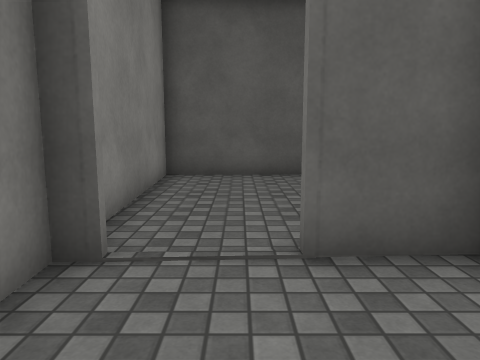
[1] (above)

12 first-person views from a walk through a 3-D level made in the Unity game engine. The camera is 1.2 m above the floor, tilts 8° down and sees 70° across. Doors are open. The floor is counted in squares, 1 m on a side. Each view is taken from the middle of a square. On the plan, view 1 faces up. The plan holds only what a view shows up to about 14 squares ahead; the rest is blank. The place goes on beyond the plan. The player is left out. Some surface patterns are stand-ins.

[2]
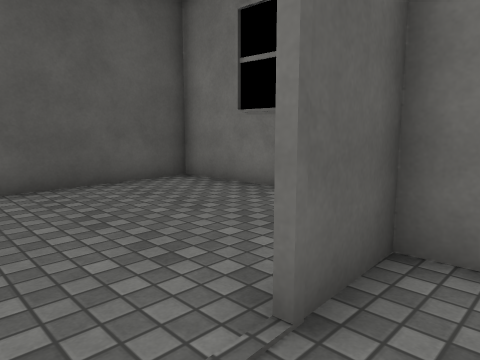

[3]
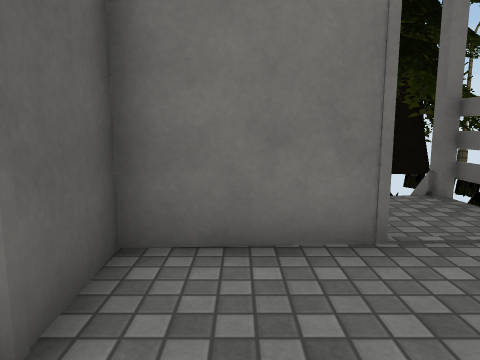

[4]
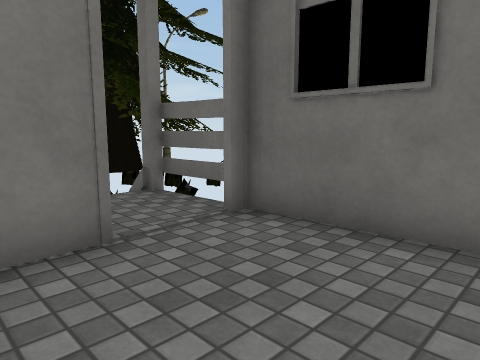

[5]
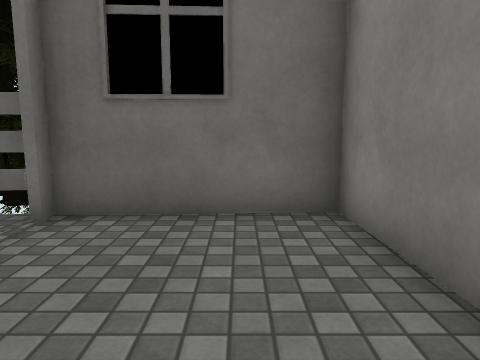

[6]
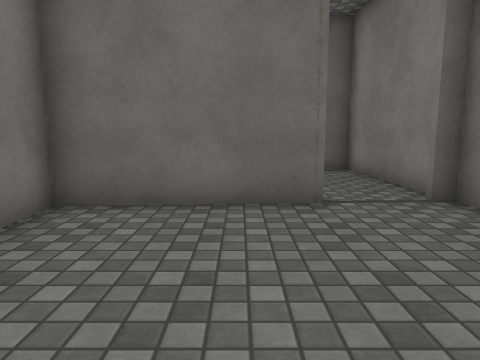

[7]
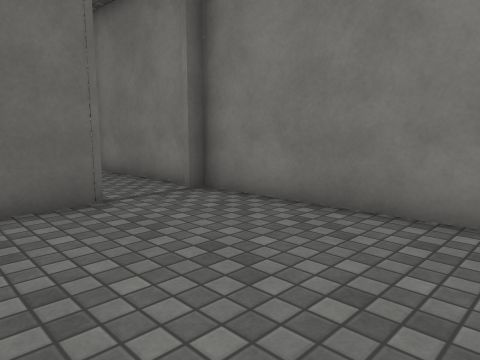

[8]
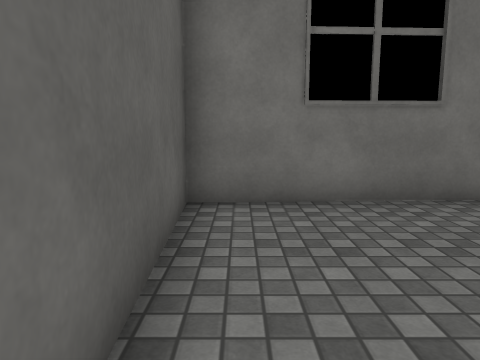

[9]
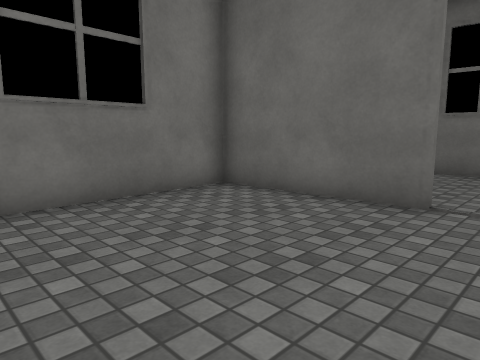

[10]
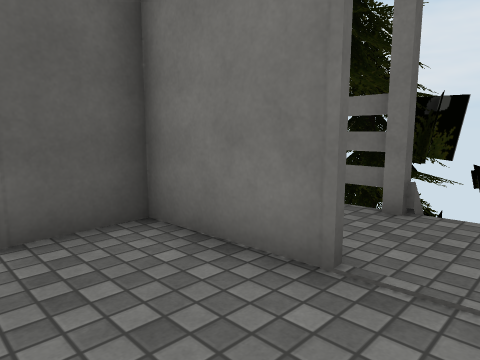

[11]
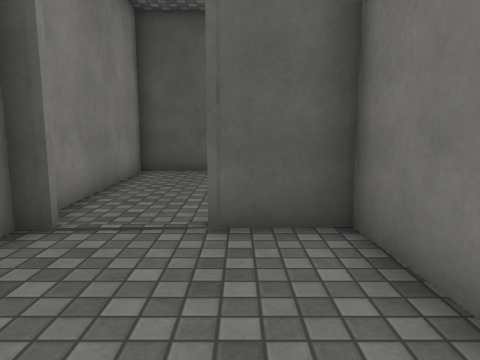

[12]
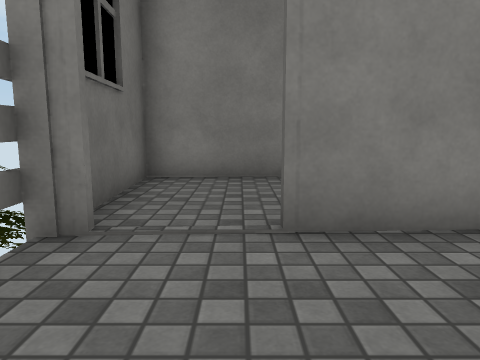

### Floor plan
Ten units are one square. View 1 is at (0, 0); x grows to the right and y downward. Boxes are objects, and circles mark ways between rooms. Rooms are numbered by the first view taken in them; rooms with no view inside come last. Other rooms are left out.
<svg viewBox="-26 -104 86 130">
<path fill="none" stroke="#000" d="M-13 -31 -18 -30M26 -4 24 -33 6 -32M-18 -32 -13 -32M-18 -44 -15 21 27 18M6 -33 51 -35 47 -99 -21 -96 -18 -44M55 -8 52 -8 52 -11M54 -11 53 -19M28 20 53 19M26 -25 27 -4"/>
<circle cx="-5" cy="-35" r="3" fill="#2a7"/>
<circle cx="30" cy="5" r="3" fill="#2a7"/>
<text x="0" y="-10">1</text>
<text x="20" y="-70">2</text>
<text x="50" y="0">3</text>
</svg>
Room 1 opens to room 2. Room 1 opens to room 3.

Where each view was taken, in squares from view 1:
view 1: 0 up, 0 right, facing up
view 2: 2 up, 1 left, facing up-right
view 3: 2 up, 1 left, facing right
view 4: 2 up, 1 left, facing down-right
view 5: 3 up, 0 right, facing down
view 6: 9 up, 2 right, facing down
view 7: 9 up, 3 right, facing down-left
view 8: 9 up, 1 left, facing right
view 9: 9 up, 1 left, facing down-right
view 10: 1 down, 0 right, facing up-right
view 11: 1 down, 1 right, facing up
view 12: 0 up, 6 right, facing left
